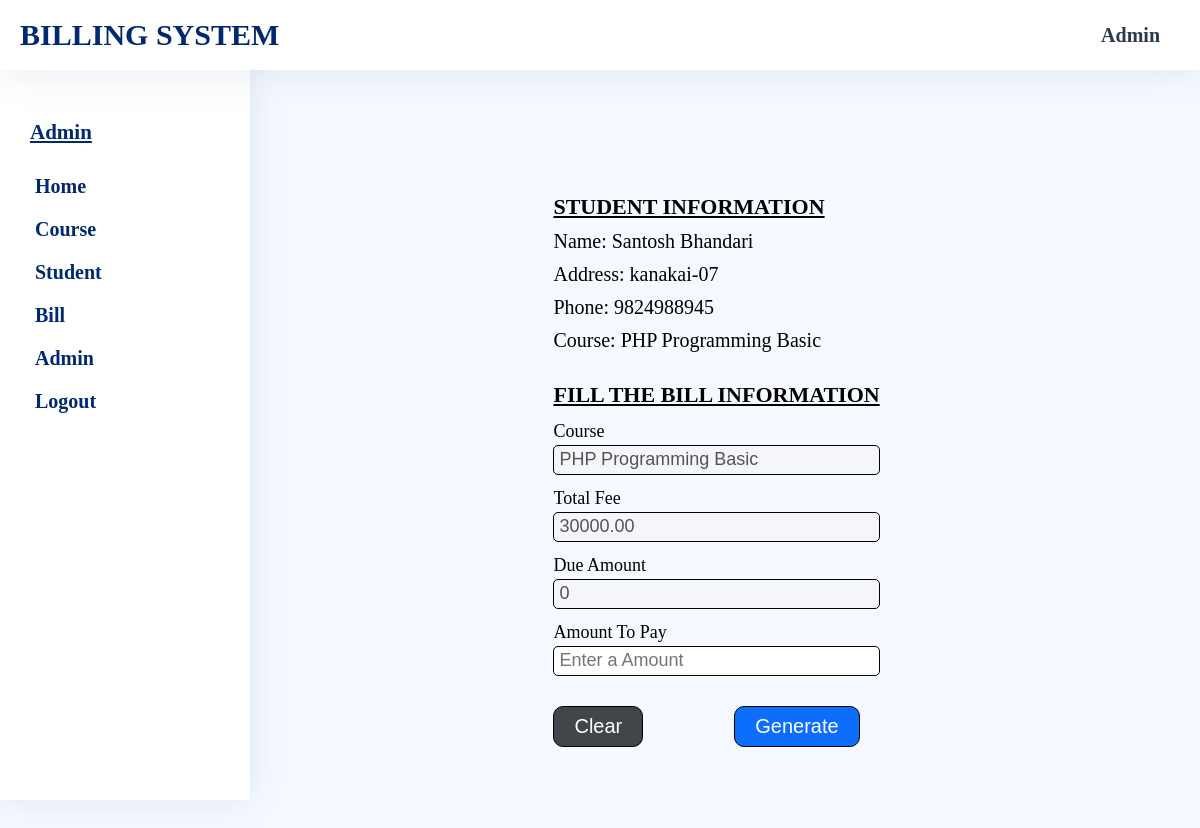
Screenshot of /admin/studentbillform.php?phone=9824988945 (signed in) with the database file from the repository.
### tables this page shows
CREATE TABLE `StudentInfo` (
  `phone` varchar(15) NOT NULL,
  `name` varchar(50) NOT NULL,
  `address` varchar(50) NOT NULL,
  `email` varchar(100) DEFAULT NULL,
  `gender` varchar(10) NOT NULL,
  `parentname` varchar(50) NOT NULL,
  `cid` varchar(15) NOT NULL
);

CREATE TABLE `CourseInfo` (
  `cid` varchar(15) NOT NULL,
  `cname` varchar(200) NOT NULL,
  `price` decimal(10,2) NOT NULL
);

### admin/studentbillform.php (the view, shortened to what this page needs)
<?php
    include_once "head.php";
?>
    <link rel="stylesheet" href="../assets/css/admin/common-style.css">
    <link rel="stylesheet" href="../assets/css/admin/studentbillform.css">
<?php
    include_once "sidebar.php";
?>
    <section class="main-container form-container">
        <div class="form-wrapper">
            <div class="studentinfo">
                <h3>Student Information</h3>
                <?php
                if($_SERVER['REQUEST_METHOD']=='POST' || $_SERVER['REQUEST_METHOD']=='GET'){
                   if(isset($_GET["phone"])){
                       $phone=trim($_GET["phone"]);
                    $read="SELECT * FROM StudentInfo,CourseInfo WHERE StudentInfo.cid=CourseInfo.cid AND StudentInfo.phone ='$phone';";
                    if($result=$con->query($read)){
                        $amount=0;
                        if($result->num_rows>0){
                            while($row=$result->fetch_assoc()){
                                $price=$row["price"];
                                $course=$row["cname"];
                                echo "<p class='name'>Name: ".$row["name"]."</p>";
                                echo "<p class='address'>Address: ".$row["address"]."</p>";
                                echo "<p class='phone'>Phone: ".$row["phone"]."</p>";
                                echo "<p class='phone'>Course: ".$row["cname"]."</p>";
                            }
                            $read="SELECT * FROM BillInfo WHERE phone='$phone';";
                            if($result=$con->query($read)){
                                if($result->num_rows>0){
                                    while($row=$result->fetch_assoc()){
                                        $amount+=(float)$row["amount"];
                                    }
                                }
                            }
                        }
                    }
                    }else{
                        header("Location: student-list.php");
                    }
                }
                ?>
            </div>
            <form class="form" action="generate-bill.php" method="post">
                <h3>Fill the Bill Information</h3>
                <label for="course">Course</label>
                <input type="text" id="course" name="course" required value='<?=$course?>' disabled/>
                <label for="totalfee">Total Fee</label>
                <input type="number" id="totalfee" name="totalfee" value='<?=$price?>' required disabled/>
                <label for="dueamount">Due Amount</label>
                <input type="number" id="dueamount" name="dueamount" value='<?=($price-$amount)?>' required disabled/>
                <label for="amount">Amount To Pay</label>
                <input type="number" id="amount" name="amount" placeholder="Enter a Amount" required/>
                <div class="btn-wrapper">
                    <button type="reset">Clear</button>
                    <button type="submit">Generate</button>
                </div>
            </form>
            </div>
    </section>
   </main>
</body>
</html>

### assets/css/admin/common-style.css (style rules this page uses)
* { margin: 0; padding: 0; box-sizing: border-box; }
body { background-color: #f6f9ff; }
.main-container { min-height: 100vh; margin: 70px 0 0 260px; padding: 20px; }

### assets/css/admin/studentbillform.css (style rules this page uses)
.form-container { display: flex; justify-content: center; align-items: center; width: 100%; }
.studentinfo { margin: 20px 0; }
.studentinfo p { margin: 10px 0; font-size: 20px; }
.form-wrapper form { display: flex; flex-direction: column; }
.form h3,.studentinfo h3 { margin: 10px 0; font-size: 22px; text-decoration: underline; text-transform: uppercase; }
.form label { font-size: 18px; margin: 3px 0; }
.form input { height: 30px; border-radius: 5px; outline: none; padding: 0px 5px; font-size: 18px; border: 1px solid #000; margin-bottom: 10px; }
.btn-wrapper { margin: 20px 0; display: flex; justify-content: space-between; }
.btn-wrapper button,.btn-wrapper button:nth-child(1):hover { margin-right:20px; background: #0d6efd; color:#fff; font-size: 20px; font-weight: 400; padding: 8px 20px; border: 1px solid #000; border-radius: 10px; cursor: pointer; }
form div { text-align: right; }
.btn-wrapper button:hover,.btn-wrapper button:nth-child(1) { background:#41464b; }

### rows the page displays
studentinfo: name "Santosh Bhandari", address "kanakai-07", phone "9824988945", cid.cname "PHP Programming Basic", course "PHP Programming Basic", totalfee "30000.00", dueamount "0"

### other values shown
$_SESSION['adminfullname'] "Admin"
